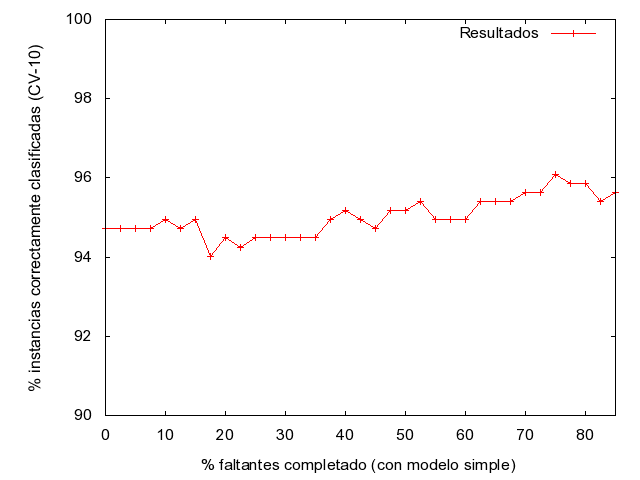

This figure's gnuplot source:
set xrange [0:85]
set yrange [90:100]
set xlabel "% faltantes completado (con modelo simple)"
set ylabel "% instancias correctamente clasificadas (CV-10)"
set terminal png
set output "C:\\dump\\ejercicio2\\graficos\\modelo\\MultilayerPerceptron\\MultilayerPerceptron_porcentajes.png"
plot  "C:\\dump\\ejercicio2\\tablas\\modelo\\MultilayerPerceptron_porcentajes.txt" using 1:2 title 'Resultados' with linespoints